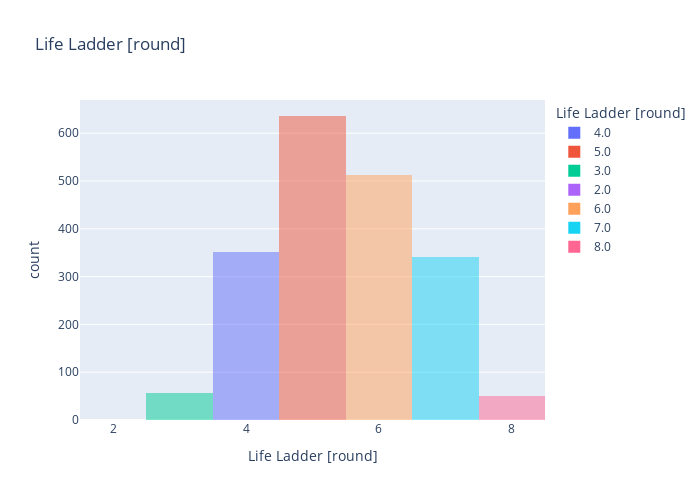

Here is the notebook cell this chart was saved with:
### Code cell
hist_plot(df=df_hapiness, col='Life Ladder [round]')

### Figure 1 — Plotly figure (JSON) as saved in the notebook; plotly's stock layout.template omitted (floating-point values rounded to 4 significant figures; data arrays with more than 128 entries replaced by an {"elided": "..."} marker saying what was removed)
{"data": [{"alignmentgroup": "True", "bingroup": "x", "hovertemplate": "Life Ladder [round]=%{x}<br>count=%{y}<extra></extra>", "legendgroup": "4.0", "marker": {"color": "#636efa", "opacity": 0.5, "pattern": {"shape": ""}}, "name": "4.0", "offsetgroup": "4.0", "orientation": "v", "showlegend": true, "type": "histogram", "x": {"elided": "352 int values"}, "xaxis": "x", "yaxis": "y"}, {"alignmentgroup": "True", "bingroup": "x", "hovertemplate": "Life Ladder [round]=%{x}<br>count=%{y}<extra></extra>", "legendgroup": "5.0", "marker": {"color": "#EF553B", "opacity": 0.5, "pattern": {"shape": ""}}, "name": "5.0", "offsetgroup": "5.0", "orientation": "v", "showlegend": true, "type": "histogram", "x": {"elided": "636 int values"}, "xaxis": "x", "yaxis": "y"}, {"alignmentgroup": "True", "bingroup": "x", "hovertemplate": "Life Ladder [round]=%{x}<br>count=%{y}<extra></extra>", "legendgroup": "3.0", "marker": {"color": "#00cc96", "opacity": 0.5, "pattern": {"shape": ""}}, "name": "3.0", "offsetgroup": "3.0", "orientation": "v", "showlegend": true, "type": "histogram", "x": [3, 3, 3, 3, 3, 3, 3, 3, 3, 3, 3, 3, 3, 3, 3, 3, 3, 3, 3, 3, 3, 3, 3, 3, 3, 3, 3, 3, 3, 3, 3, 3, 3, 3, 3, 3, 3, 3, 3, 3, 3, 3, 3, 3, 3, 3, 3, 3, 3, 3, 3, 3, 3, 3, 3, 3, 3], "xaxis": "x", "yaxis": "y"}, {"alignmentgroup": "True", "bingroup": "x", "hovertemplate": "Life Ladder [round]=%{x}<br>count=%{y}<extra></extra>", "legendgroup": "2.0", "marker": {"color": "#ab63fa", "opacity": 0.5, "pattern": {"shape": ""}}, "name": "2.0", "offsetgroup": "2.0", "orientation": "v", "showlegend": true, "type": "histogram", "x": [2], "xaxis": "x", "yaxis": "y"}, {"alignmentgroup": "True", "bingroup": "x", "hovertemplate": "Life Ladder [round]=%{x}<br>count=%{y}<extra></extra>", "legendgroup": "6.0", "marker": {"color": "#FFA15A", "opacity": 0.5, "pattern": {"shape": ""}}, "name": "6.0", "offsetgroup": "6.0", "orientation": "v", "showlegend": true, "type": "histogram", "x": {"elided": "512 int values"}, "xaxis": "x", "yaxis": "y"}, {"alignmentgroup": "True", "bingroup": "x", "hovertemplate": "Life Ladder [round]=%{x}<br>count=%{y}<extra></extra>", "legendgroup": "7.0", "marker": {"color": "#19d3f3", "opacity": 0.5, "pattern": {"shape": ""}}, "name": "7.0", "offsetgroup": "7.0", "orientation": "v", "showlegend": true, "type": "histogram", "x": {"elided": "340 int values"}, "xaxis": "x", "yaxis": "y"}, {"alignmentgroup": "True", "bingroup": "x", "hovertemplate": "Life Ladder [round]=%{x}<br>count=%{y}<extra></extra>", "legendgroup": "8.0", "marker": {"color": "#FF6692", "opacity": 0.5, "pattern": {"shape": ""}}, "name": "8.0", "offsetgroup": "8.0", "orientation": "v", "showlegend": true, "type": "histogram", "x": [8, 8, 8, 8, 8, 8, 8, 8, 8, 8, 8, 8, 8, 8, 8, 8, 8, 8, 8, 8, 8, 8, 8, 8, 8, 8, 8, 8, 8, 8, 8, 8, 8, 8, 8, 8, 8, 8, 8, 8, 8, 8, 8, 8, 8, 8, 8, 8, 8, 8, 8], "xaxis": "x", "yaxis": "y"}], "layout": {"barmode": "overlay", "height": 500, "legend": {"title": {"text": "Life Ladder [round]"}, "tracegroupgap": 0}, "title": {"text": "Life Ladder [round]"}, "width": 700, "xaxis": {"anchor": "y", "categoryarray": [4, 5, 3, 2, 6, 7, 8], "categoryorder": "array", "domain": [0, 1], "title": {"text": "Life Ladder [round]"}}, "yaxis": {"anchor": "x", "domain": [0, 1], "title": {"text": "count"}}}}
